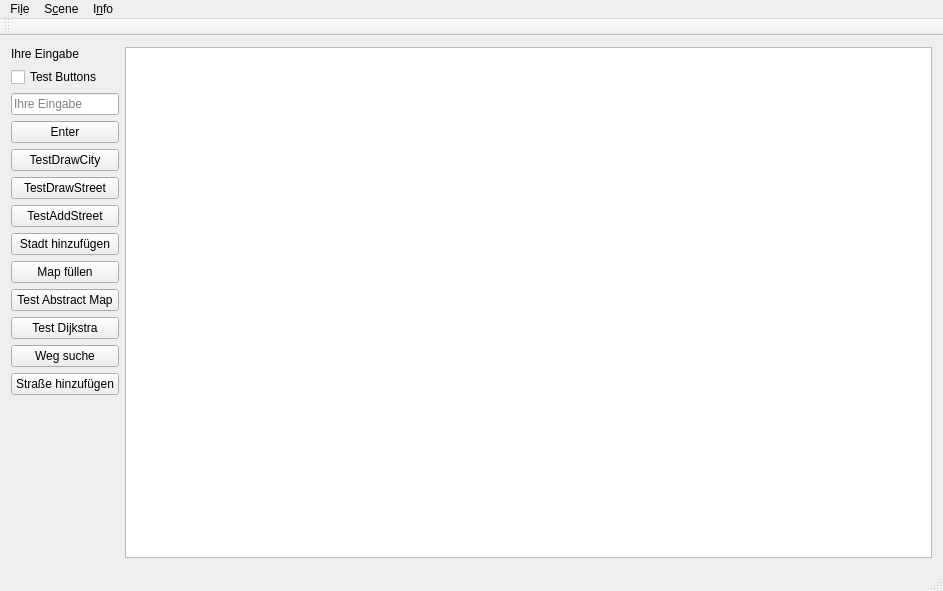
<?xml version="1.0" encoding="UTF-8"?>
<ui version="4.0">
 <class>MainWindow</class>
 <widget class="QMainWindow" name="MainWindow">
  <property name="geometry">
   <rect>
    <x>0</x>
    <y>0</y>
    <width>943</width>
    <height>591</height>
   </rect>
  </property>
  <property name="windowTitle">
   <string>MainWindow</string>
  </property>
  <widget class="QWidget" name="centralWidget">
   <layout class="QGridLayout" name="gridLayout" columnstretch="0,1">
    <item row="7" column="0">
     <widget class="QPushButton" name="pushButton_add_city">
      <property name="text">
       <string>Stadt hinzufügen</string>
      </property>
     </widget>
    </item>
    <item row="0" column="0">
     <widget class="QLabel" name="label_Eingabe">
      <property name="text">
       <string>Ihre Eingabe</string>
      </property>
     </widget>
    </item>
    <item row="10" column="0">
     <widget class="QPushButton" name="pushButton_test_dijkstra">
      <property name="text">
       <string>Test Dijkstra</string>
      </property>
     </widget>
    </item>
    <item row="4" column="0">
     <widget class="QPushButton" name="pushButton_test_draw_City">
      <property name="text">
       <string>TestDrawCity</string>
      </property>
     </widget>
    </item>
    <item row="1" column="0">
     <widget class="QCheckBox" name="checkBox">
      <property name="text">
       <string>Test Buttons</string>
      </property>
     </widget>
    </item>
    <item row="0" column="1" rowspan="14">
     <widget class="QGraphicsView" name="graphicsView"/>
    </item>
    <item row="3" column="0">
     <widget class="QPushButton" name="pushButton_Eingabe">
      <property name="toolTip">
       <string>Drück mal</string>
      </property>
      <property name="text">
       <string>Enter</string>
      </property>
     </widget>
    </item>
    <item row="2" column="0">
     <widget class="QLineEdit" name="lineEdit_Eingabe">
      <property name="placeholderText">
       <string>Ihre Eingabe</string>
      </property>
      <property name="clearButtonEnabled">
       <bool>true</bool>
      </property>
     </widget>
    </item>
    <item row="6" column="0">
     <widget class="QPushButton" name="pushButton_test_add_street">
      <property name="text">
       <string>TestAddStreet</string>
      </property>
     </widget>
    </item>
    <item row="8" column="0">
     <widget class="QPushButton" name="pushButton_fill_map">
      <property name="text">
       <string>Map füllen</string>
      </property>
     </widget>
    </item>
    <item row="13" column="0">
     <spacer name="verticalSpacer">
      <property name="orientation">
       <enum>Qt::Vertical</enum>
      </property>
      <property name="sizeHint" stdset="0">
       <size>
        <width>20</width>
        <height>40</height>
       </size>
      </property>
     </spacer>
    </item>
    <item row="9" column="0">
     <widget class="QPushButton" name="pushButton_test_abstractMap">
      <property name="text">
       <string>Test Abstract Map</string>
      </property>
     </widget>
    </item>
    <item row="5" column="0">
     <widget class="QPushButton" name="pushButton_test_draw_street">
      <property name="text">
       <string>TestDrawStreet</string>
      </property>
     </widget>
    </item>
    <item row="11" column="0">
     <widget class="QPushButton" name="pushButton_show_dijkstra_dialog">
      <property name="text">
       <string>Weg suche</string>
      </property>
     </widget>
    </item>
    <item row="12" column="0">
     <widget class="QPushButton" name="pushButton_add_street">
      <property name="text">
       <string>Straße hinzufügen</string>
      </property>
     </widget>
    </item>
   </layout>
  </widget>
  <widget class="QMenuBar" name="menuBar">
   <property name="geometry">
    <rect>
     <x>0</x>
     <y>0</y>
     <width>943</width>
     <height>30</height>
    </rect>
   </property>
   <widget class="QMenu" name="menuFile">
    <property name="title">
     <string>Fi&amp;le</string>
    </property>
    <addaction name="actionOpen"/>
    <addaction name="actionSave"/>
    <addaction name="separator"/>
    <addaction name="actionExit"/>
   </widget>
   <widget class="QMenu" name="menuScene">
    <property name="title">
     <string>S&amp;cene</string>
    </property>
    <addaction name="actionClear_Scene"/>
   </widget>
   <widget class="QMenu" name="menuInfo">
    <property name="title">
     <string>I&amp;nfo</string>
    </property>
    <addaction name="actionAbout"/>
   </widget>
   <addaction name="menuFile"/>
   <addaction name="menuScene"/>
   <addaction name="menuInfo"/>
  </widget>
  <widget class="QToolBar" name="mainToolBar">
   <attribute name="toolBarArea">
    <enum>TopToolBarArea</enum>
   </attribute>
   <attribute name="toolBarBreak">
    <bool>false</bool>
   </attribute>
  </widget>
  <widget class="QStatusBar" name="statusBar"/>
  <action name="actionOpen">
   <property name="enabled">
    <bool>false</bool>
   </property>
   <property name="text">
    <string>&amp;Open</string>
   </property>
  </action>
  <action name="actionSave">
   <property name="enabled">
    <bool>false</bool>
   </property>
   <property name="text">
    <string>&amp;Save</string>
   </property>
  </action>
  <action name="actionExit">
   <property name="text">
    <string>&amp;Exit</string>
   </property>
   <property name="shortcut">
    <string>Alt+E</string>
   </property>
  </action>
  <action name="actionClear_Scene">
   <property name="text">
    <string>&amp;Clear Scene</string>
   </property>
   <property name="shortcut">
    <string>Alt+S</string>
   </property>
  </action>
  <action name="actionAbout">
   <property name="text">
    <string>&amp;About</string>
   </property>
  </action>
 </widget>
 <layoutdefault spacing="6" margin="11"/>
 <resources/>
 <connections/>
</ui>
